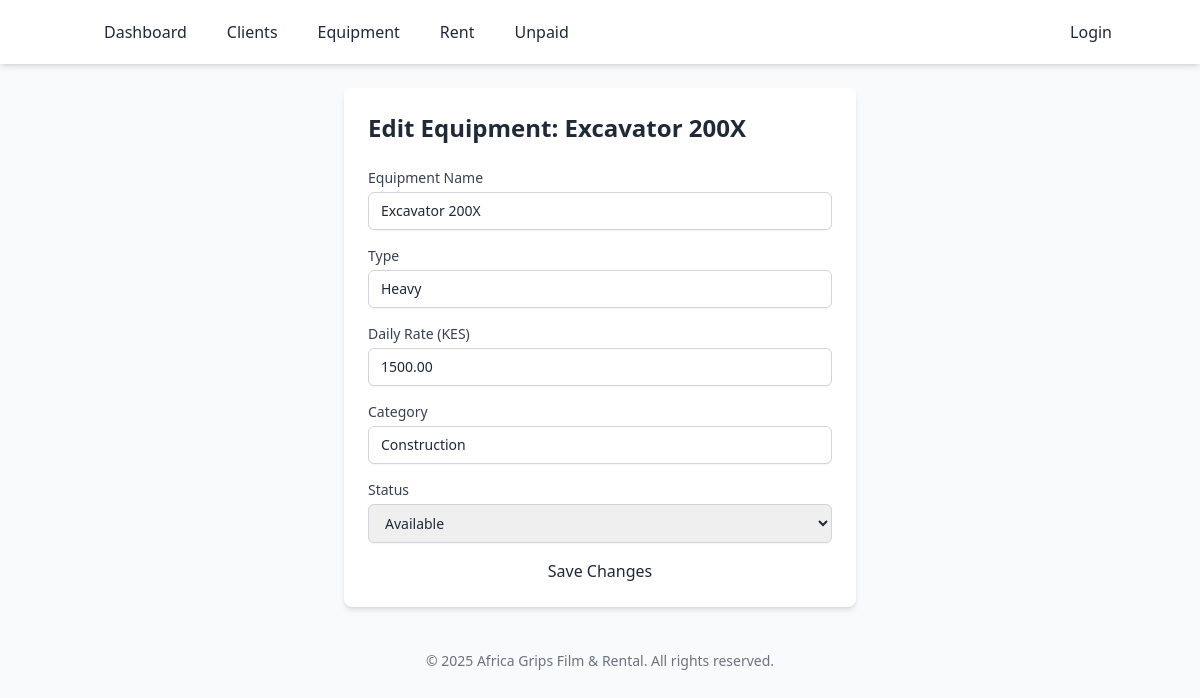
/equipment/edit.php?id=1, run on the app's committed database.
### tables this page shows
CREATE TABLE equipment (
    id INT AUTO_INCREMENT PRIMARY KEY,
    name VARCHAR(255) NOT NULL,
    type VARCHAR(100) NOT NULL,
    daily_rate DECIMAL(10, 2) NOT NULL,
    is_available BOOLEAN DEFAULT TRUE,
    created_at TIMESTAMP DEFAULT CURRENT_TIMESTAMP,
    category VARCHAR(100),
    status VARCHAR(20) DEFAULT 'available'
);

### config/db.php (called while the page is built, shortened)
<?php
$host = 'localhost';
$db   = 'africa_grips';
$user = 'root';
$pass = '';
try {
    $pdo = new PDO("mysql:host=$host;dbname=$db;charset=utf8", $user, $pass);
    $pdo->setAttribute(PDO::ATTR_ERRMODE, PDO::ERRMODE_EXCEPTION);
} catch (PDOException $e) {
    die("Database connection failed: " . $e->getMessage());
}
function fetchOne($table, $conditions) {
    global $pdo;
    $sql = "SELECT * FROM $table WHERE ";
    $whereClause = '';
    foreach ($conditions as $key => $value) {
        $whereClause .= "$key=:$key AND ";
    }
    $whereClause = rtrim($whereClause, ' AND ');
    $sql .= $whereClause . " LIMIT 1";
    $stmt = $pdo->prepare($sql);
    $stmt->execute($conditions);
    return $stmt->fetch(PDO::FETCH_ASSOC);
}
?>

### equipment/edit.php (the view, shortened to what this page needs)
<?php
require_once "../config/db.php";
require_once "../includes/header.php";
$id = $_GET['id'] ?? 0;
$equipment = fetchOne('equipment', ['id' => $id]);
?>
<div class="bg-white shadow-md rounded-lg p-6 mb-6 max-w-lg mx-auto">
    <h2 class="text-2xl font-bold text-gray-800 mb-6">Edit Equipment: <?= htmlspecialchars($equipment['name']) ?></h2>
    <form method="POST" class="space-y-4">
        <div>
            <label for="name" class="block text-sm font-medium text-gray-700 mb-1">Equipment Name</label>
            <input type="text" id="name" name="name" value="<?= htmlspecialchars($equipment['name']) ?>" required
                   class="mt-1 block w-full px-3 py-2 border border-gray-300 rounded-md shadow-sm focus:outline-none focus:ring-blue-500 focus:border-blue-500 sm:text-sm" />
        </div>
        <div>
            <label for="type" class="block text-sm font-medium text-gray-700 mb-1">Type</label>
            <input type="text" id="type" name="type" value="<?= htmlspecialchars($equipment['type']) ?>" required
                   class="mt-1 block w-full px-3 py-2 border border-gray-300 rounded-md shadow-sm focus:outline-none focus:ring-blue-500 focus:border-blue-500 sm:text-sm" />
        </div>
        <div>
            <label for="daily_rate" class="block text-sm font-medium text-gray-700 mb-1">Daily Rate (KES)</label>
            <input type="number" id="daily_rate" step="0.01" name="daily_rate" value="<?= htmlspecialchars($equipment['daily_rate']) ?>" required
                   class="mt-1 block w-full px-3 py-2 border border-gray-300 rounded-md shadow-sm focus:outline-none focus:ring-blue-500 focus:border-blue-500 sm:text-sm" />
        </div>
        <div>
            <label for="category" class="block text-sm font-medium text-gray-700 mb-1">Category</label>
            <input type="text" id="category" name="category" value="<?= htmlspecialchars($equipment['category']) ?>"
                   class="mt-1 block w-full px-3 py-2 border border-gray-300 rounded-md shadow-sm focus:outline-none focus:ring-blue-500 focus:border-blue-500 sm:text-sm" />
        </div>
        <div>
            <label for="status" class="block text-sm font-medium text-gray-700 mb-1">Status</label>
            <select id="status" name="status"
                    class="mt-1 block w-full px-3 py-2 border border-gray-300 rounded-md shadow-sm focus:outline-none focus:ring-blue-500 focus:border-blue-500 sm:text-sm">
                <option value="available" <?= $equipment['status'] === 'available' ? 'selected' : '' ?>>Available</option>
            </select>
        </div>
        <button type="submit" class="btn-primary w-full justify-center">
            Save Changes
        </button>
    </form>
</div>
<?php include_once "../includes/footer.php"; ?>

### includes/header.php (style rules this page uses)
.btn-primary { @apply btn-base bg-blue-600 text-white hover:bg-blue-700 focus:outline-none focus:ring-2 focus:ring-offset-2 focus:ring-blue-500; }

### data on the page
equipment: name "Excavator 200X", type "Heavy", daily_rate "1500.00", category "Construction", status "Available"
